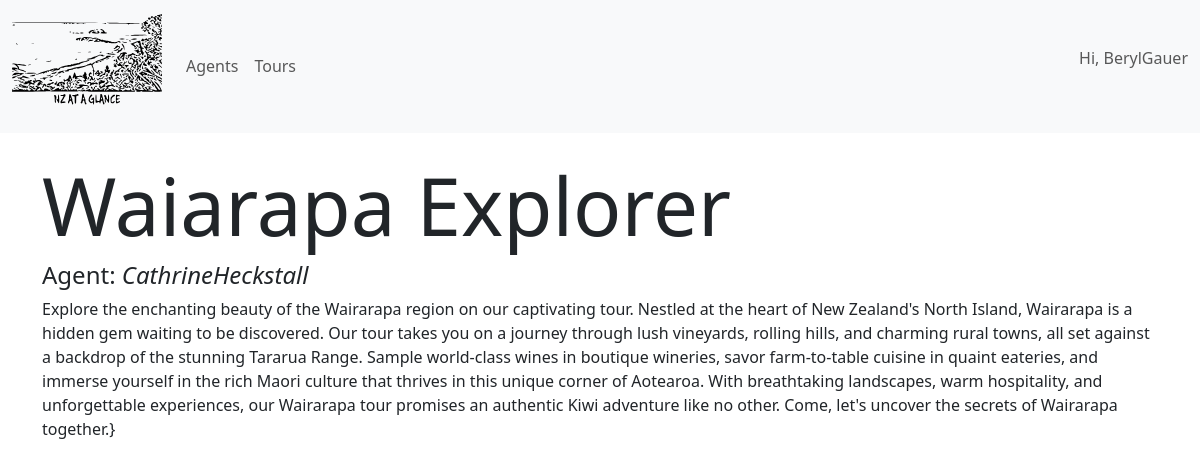
Page /tour/3/ (signed in) on the committed database.
### users/models.py (models this page shows, shortened)
class CustomUser(AbstractUser):
    AGENT = 'AGENT'
    ADMINISTRATOR = 'ADMIN'
    MANAGMENT = 'MGMNT'
    DEPARTMENT_TYPE_CHOICES = [
    (AGENT, "Agent"),
    (ADMINISTRATOR, "Administrator"),
    (MANAGMENT, "Management"),
    ]
    first_name = models.CharField(max_length=100)
    last_name = models.CharField(max_length=100)
    position = models.CharField(max_length=100)
    department_type = models.CharField(max_length=14,
                                        choices=DEPARTMENT_TYPE_CHOICES,
                                        default=AGENT)

### tours/models.py (models this page shows, shortened)
class Tour(models.Model):
    name = models.CharField(max_length=50)
    description = models.TextField()
    author = models.ForeignKey(
      Agent,
      on_delete=models.PROTECT,
      related_name='author'
    )

class Agent(models.Model):
  agent = models.OneToOneField(settings.AUTH_USER_MODEL, on_delete=models.CASCADE, related_name='agent')
  def __str__(self):
      return self.agent.username

### tours/views.py (the view)
# urls.py: path("tour/<int:pk>/", TourView.as_view(), name="tour_detail"),
class TourView(DetailView):
    model = Tour
    template_name = "tours/tour.html"

### templates/tours/tour.html
{% extends "base.html" %}
{% block content %}
    <div class="container">
        <br>
        <h2 class="display-1">{{tour.name}}</h2>
        <h4>Agent: <i>{{tour.author}}</i></h4>
        <p>{{tour.description}}}</p>
    </div>
{% endblock content %}

### templates/base.html (shortened to what this page needs)
<!doctype html>
<html lang="en">
  <head>
    {% load static %}
    <link href="https://cdn.jsdelivr.net/npm/bootstrap@5.3.1/dist/css/bootstrap.min.css" rel="stylesheet">
  </head>
  <body>
    <nav class="navbar navbar-expand-lg bg-body-tertiary">
      <div class="container-fluid">
        <a class="navbar-brand" href="/">
          <img src="{% static 'images/logo.svg'%}" alt="Logo" width="150" height="100%" class="d-inline-block align-text-top">
        </a>
        <div class="collapse navbar-collapse" id="navbarNavAltMarkup">
          <div class="navbar-nav">
            <a class="nav-link" href="{% url 'agents' %}">Agents</a>
            <a class="nav-link" href="{% url 'tours' %}">Tours</a>
          </div>
          <div class="collapse navbar-collapse justify-content-end" id="navbarSupportedContent">
            <ul class="navbar-nav ">
            <li class="nav-item">
              {% if user.is_authenticated %}
              <p class="navbar-text ml-auto mr-1">
                Hi, {{ user.username }}
              </p>
              {% else %}
              <div class="text-end">
                <a href="{% url 'login' %}" class="btn btn-outline-primary me-2">Log In</a>
                <a href="{% url 'signup' %}" class="btn btn-primary">Sign Up</a>
              </div>
              {% endif %}
            </li>
            </ul>
          </div>
        </div>
      </div>
    </nav>
    <main>
      {% block content %}
      {% endblock content %}
    </main>
  </body>
</html>

### rows in the picture
CustomUser: username "BerylGauer"
Tour: name "Waiarapa Explorer", author "CathrineHeckstall", description "Explore the enchanting beauty of the Wairarapa region on our captivating tour. Nestled at the heart of New Zealand's North Island, Wairarapa is a hidden gem waiting to be discovered. Our tour takes you on a journey through lush vineyards, rolling hills, and charming rural towns, all set against a backdrop of the stunning Tararua Range. Sample world-class wines in boutique wineries, savor farm-to-table cuisine in quaint eateries, and immerse yourself in the rich Maori culture that thrives in this unique corner of Aotearoa. With breathtaking landscapes, warm hospitality, and unforgettable experiences, our Wairarapa tour promises an authentic Kiwi adventure like no other. Come, let's uncover…"
